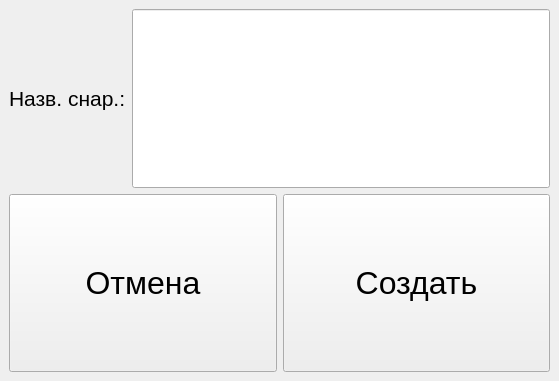
<?xml version="1.0" encoding="UTF-8"?>
<ui version="4.0">
 <class>DialogSnar</class>
 <widget class="QMainWindow" name="DialogSnar">
  <property name="geometry">
   <rect>
    <x>0</x>
    <y>0</y>
    <width>559</width>
    <height>381</height>
   </rect>
  </property>
  <property name="windowTitle">
   <string>dialog</string>
  </property>
  <widget class="QWidget" name="centralwidget">
   <layout class="QVBoxLayout" name="verticalLayout">
    <item>
     <layout class="QHBoxLayout" name="horizontalLayout">
      <item>
       <widget class="QLabel" name="label">
        <property name="font">
         <font>
          <pointsize>16</pointsize>
         </font>
        </property>
        <property name="text">
         <string>Назв. снар.:</string>
        </property>
       </widget>
      </item>
      <item>
       <widget class="QLineEdit" name="lineEdit">
        <property name="sizePolicy">
         <sizepolicy hsizetype="Expanding" vsizetype="Preferred">
          <horstretch>0</horstretch>
          <verstretch>0</verstretch>
         </sizepolicy>
        </property>
        <property name="font">
         <font>
          <pointsize>24</pointsize>
         </font>
        </property>
        <property name="maxLength">
         <number>10</number>
        </property>
       </widget>
      </item>
     </layout>
    </item>
    <item>
     <layout class="QHBoxLayout" name="horizontalLayout_3">
      <item>
       <widget class="QPushButton" name="pushButton_2">
        <property name="sizePolicy">
         <sizepolicy hsizetype="Expanding" vsizetype="Preferred">
          <horstretch>0</horstretch>
          <verstretch>0</verstretch>
         </sizepolicy>
        </property>
        <property name="font">
         <font>
          <pointsize>24</pointsize>
         </font>
        </property>
        <property name="text">
         <string>Отмена</string>
        </property>
       </widget>
      </item>
      <item>
       <widget class="QPushButton" name="pushButton">
        <property name="sizePolicy">
         <sizepolicy hsizetype="Expanding" vsizetype="Preferred">
          <horstretch>0</horstretch>
          <verstretch>0</verstretch>
         </sizepolicy>
        </property>
        <property name="font">
         <font>
          <pointsize>24</pointsize>
         </font>
        </property>
        <property name="text">
         <string>Создать</string>
        </property>
       </widget>
      </item>
     </layout>
    </item>
   </layout>
  </widget>
 </widget>
 <resources/>
 <connections/>
</ui>
